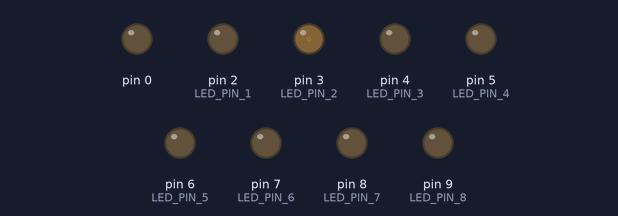
Recording of a sketch running on a simulated Arduino Uno, built with avr-gcc and run on an emulated ATmega328P. Parts: output pins drawn as LEDs (lit = HIGH).

Above: at 0.05 s.
At 2.25 s:
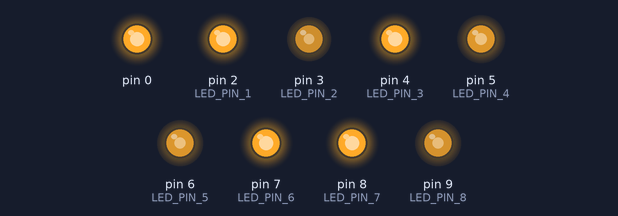
At 2.8 s:
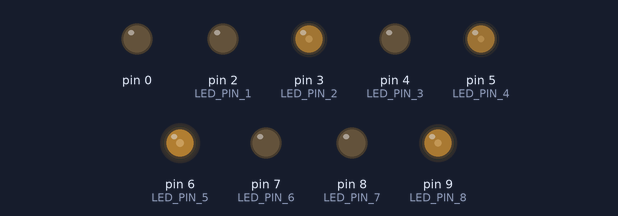
At 4.55 s:
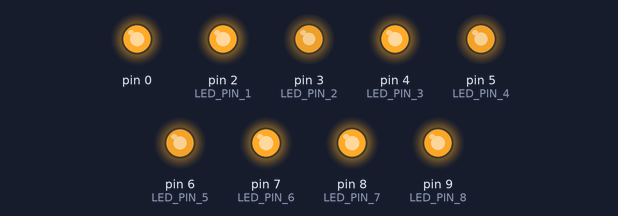
At 6.8 s:
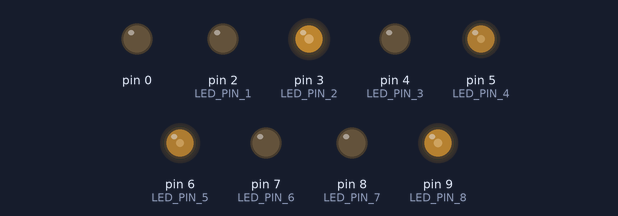
At 9.1 s:
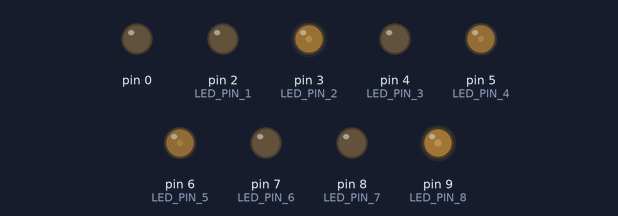
Timing chart, 0 to 11.9 s (numbered marks = the images above):
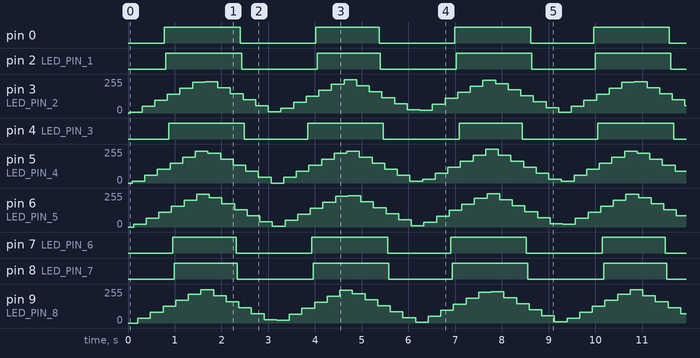

Measured:
- by itself, pin 0, pin 2 (LED_PIN_1): repeats every 9.2 s: LOW 1.6 s, HIGH 1.4 s, LOW 1.6 s, HIGH 1.6 s, LOW 1.4 s, HIGH 1.6 s
- by itself, pin 4 (LED_PIN_3): repeats every 9.2 s: LOW 1.4 s, HIGH 1.6 s, LOW 1.6 s, HIGH 1.4 s, LOW 1.6 s, HIGH 1.6 s
- by itself, pin 6 (LED_PIN_5), pin 9 (LED_PIN_8): moves between 5/255 and 250/255, repeating every 9.2 s
- by itself, pin 7 (LED_PIN_6), pin 8 (LED_PIN_7): repeats every 9.2 s: LOW 1.6 s, HIGH 1.6 s, LOW 1.4 s, HIGH 1.6 s, LOW 1.6 s, HIGH 1.4 s

The sketch:

pulseWidth.ino
```cpp
const int LED_PIN_1 = 2;
const int LED_PIN_2 = 3;
const int LED_PIN_3 = 4;
const int LED_PIN_4 = 5;
const int LED_PIN_5 = 6;
const int LED_PIN_6 = 7;
const int LED_PIN_7 = 8;
const int LED_PIN_8 = 9;
const int LED_NUMBER = 9;

int brightness = 0;
int fadeAmount = 5;

byte LEDPinArray[LED_NUMBER] = { LED_PIN_1, LED_PIN_2, LED_PIN_3, LED_PIN_4, LED_PIN_5, LED_PIN_6, LED_PIN_7, LED_PIN_8 };

void initAllLEDs() {
  for (int i = 0; i < LED_NUMBER; i++) {
    pinMode(LEDPinArray[i], OUTPUT);
  }
}

void setup() {
  initAllLEDs();
}

void loop() {
  for (int i = 0; i < LED_NUMBER; i++) {
    analogWrite(LEDPinArray[i], brightness);
    brightness += fadeAmount;
    if(brightness <= 0 || brightness >= 255)
    {
      fadeAmount = - fadeAmount;
    }
    delay(30);
  }
}
```
